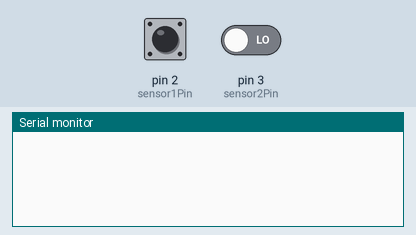
Recording of a sketch running on a simulated Arduino Uno, built with avr-gcc and run on an emulated ATmega328P. On the bench: the last lines printed to the serial monitor. The inputs (shaded band) are chosen by the test bench; at power-on: pin 3 (sensor2Pin) LOW, pin 2 (sensor1Pin) LOW.

Above: at 1.2 s.
1.3 s: pin 3 (sensor2Pin) driven HIGH
At 2.3 s:
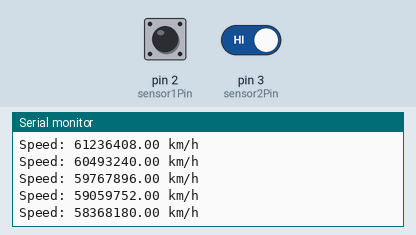
2.8 s: pin 2 (sensor1Pin) driven HIGH
At 3.6 s:
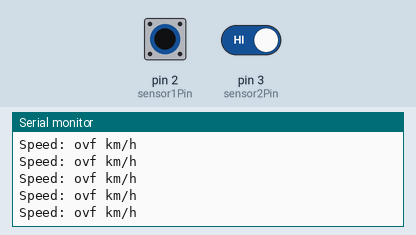
4.7 s: pin 2 (sensor1Pin) driven LOW
At 5.5 s:
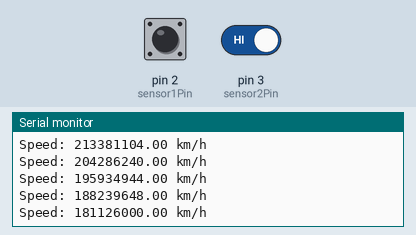
7.7 s: pin 2 (sensor1Pin) driven HIGH
At 8.4 s:
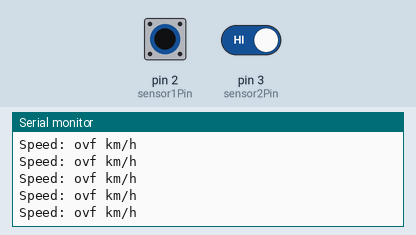
10.7 s: pin 2 (sensor1Pin) driven LOW
At 11.3 s:
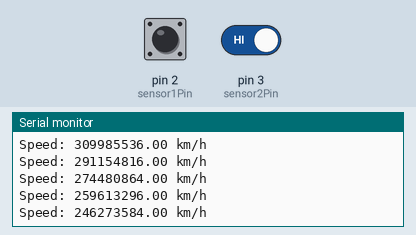
13.7 s: pin 2 (sensor1Pin) pulsed HIGH 2 times (0.12 s each, 0.3 s apart)
Timing chart, 0 to 16.7 s (numbered marks = the images above; inputs shaded):
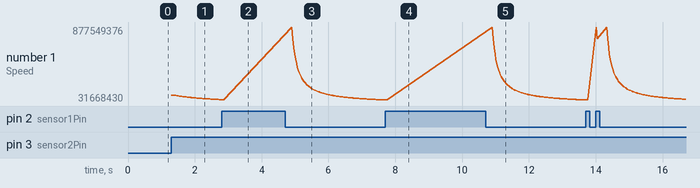

Measured:
- after the input at 1.3 s, the serial monitor: prints a new line at once (image 1)
- after the input at 4.7 s, the serial monitor: prints a new line after 0.10 s (image 3)
- after the input at 10.7 s, the serial monitor: prints a new line after 0.09 s (image 5)
- plotted number 1: 46411884 → 44347048 after the input at 4.7 s, 43194180 → 44347048 after the input at 10.7 s

The sketch:

speed_trap.ino
```cpp
// Sensörlerin bağlı olduğu pinler
const int sensor1Pin = 2; // İlk sensör pin
const int sensor2Pin = 3; // İkinci sensör pin

// Değişkenler
unsigned long sensor1Time = 0; // İlk sensörün geçiş zamanı
unsigned long sensor2Time = 0; // İkinci sensörün geçiş zamanı
unsigned long interval = 0; // İki sensör arasındaki zaman farkı
float distanceBetweenSensors = 10.0; // Sensörler arasındaki mesafe (örneğin, 10 cm)
float speed = 0.0; // Hesaplanan hız km/h cinsinden

void setup() {
  Serial.begin(9600); // Seri iletişimi başlat
  pinMode(sensor1Pin, INPUT); // Sensör pinlerini giriş olarak ayarla
  pinMode(sensor2Pin, INPUT);
}

void loop() {
  // İlk sensör algılandığında
  if (digitalRead(sensor1Pin) == HIGH) {
    sensor1Time = micros(); // İlk sensörün geçiş zamanını kaydet
  }

  // İkinci sensör algılandığında
  if (digitalRead(sensor2Pin) == HIGH) {
    sensor2Time = micros(); // İkinci sensörün geçiş zamanını kaydet
    interval = sensor2Time - sensor1Time; // İki sensör arasındaki zaman farkını hesapla
    speed = distanceBetweenSensors / (interval / 3600000000.0); // Hızı hesapla (km/s)
    speed *= 3600; // km/s cinsinden hızı km/h'ye çevir

    // Hızı seri monitöre yazdır
    Serial.print("Speed: ");
    Serial.print(speed);
    Serial.println(" km/h");
  }
}
```
